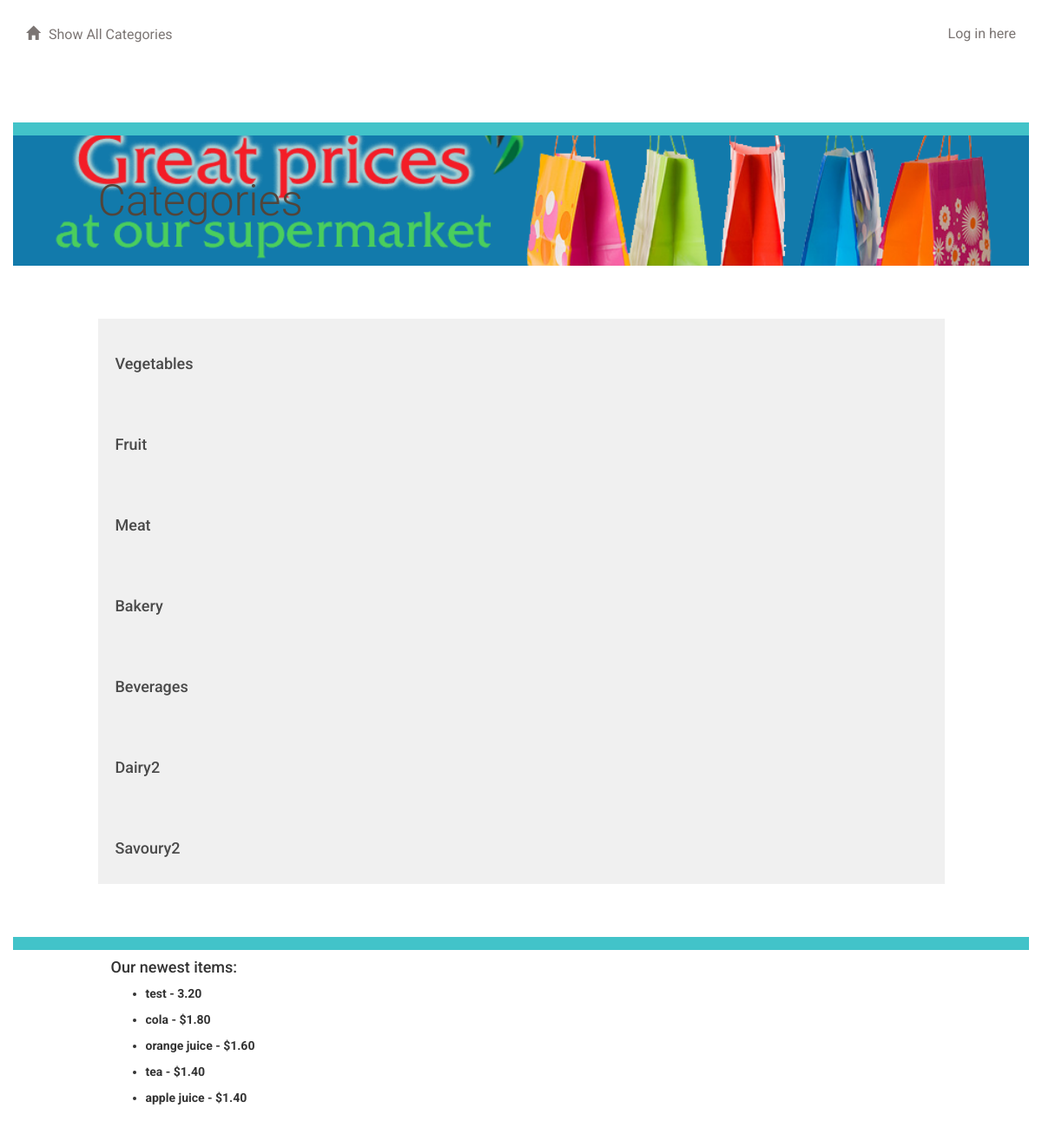
Page /category/ on the earlier database version.
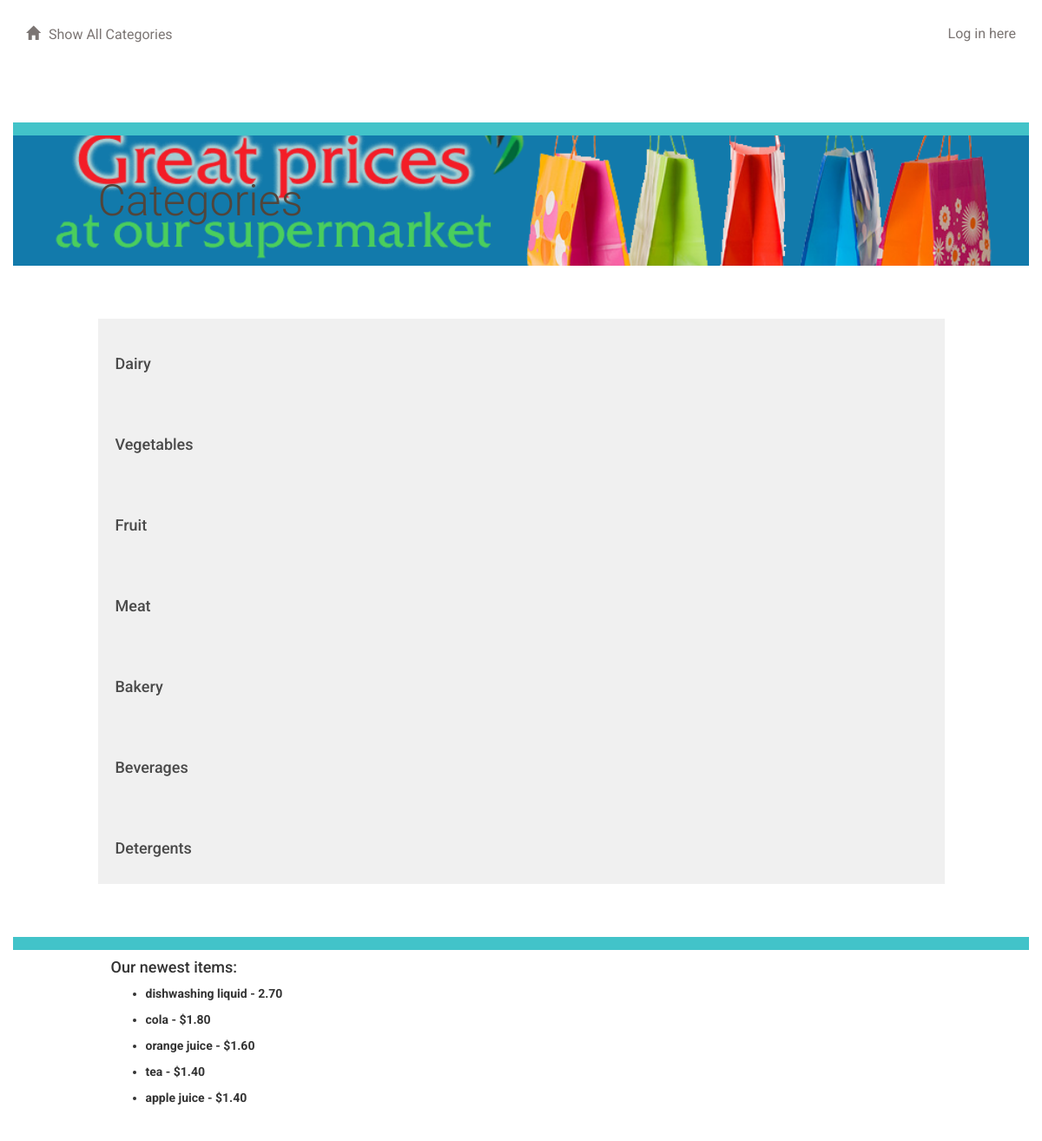
Same page on the later database version.
### catalog_database_setup.py (models this page shows, shortened)
class Category(Base):
    __tablename__ = 'category'
    id = Column(Integer, primary_key=True)
    name = Column(String(250), nullable=False)
    user_id = Column(Integer,ForeignKey('user.id'))
    user = relationship(User)

class GroceryItem(Base):
    __tablename__ = 'grocery_item'
    id = Column(Integer, primary_key = True)
    name =Column(String(80), nullable = False)
    description = Column(String(250))
    price = Column(String(8))
    item_image =  Column(String(250))
    category_id = Column(Integer,ForeignKey('category.id'))
    category = relationship(Category)
    user_id = Column(Integer,ForeignKey('user.id'))
    user = relationship(User)

### application.py (the view)
@app.route('/')
@app.route('/category/')
def showCategories():
  categories = session.query(Category).order_by(asc(Category.id))
  last_added = session.query(GroceryItem).order_by(desc(GroceryItem.id)).limit(5)
  if 'username' not in login_session:
    return render_template('publiccategories.html', categories = categories,
        login_session = login_session, last_added=last_added)
  else:
    return render_template('categories.html', categories = categories,
        login_session = login_session, last_added=last_added)

### templates/publiccategories.html (shortened to what this page needs)
{% extends "main.html" %}
{% block content %}
{% include "header.html" %}
	<div class="row top-menu">
		<div class="col-md-10"></div>
		<div class="col-md-2 text-right">
		</div>
	</div>
	<div class="row divider blue">
		<div class="col-md-12"></div>
	</div>
	<div class="row banner main">
		<div class="col-md-1"></div>
		<div class="col-md-11 padding-none">
			<h1>Categories</h1>
		</div>
	</div>
	<div class="row padding-top padding-bottom">
		<div class="col-md-1"></div>
		<div class="col-md-10 padding-none"></div>
		<div class="col-md-1"></div>
	</div>
	{% for category in categories %}
		<a href = "{{url_for('showGrocery', category_id = category.id)}}">
			<div class="row">
				<div class="col-md-1"></div>
					<div class="col-md-10 category-list">
						<h3>{{category.name}}</h3>
					</div>
				<div class="col-md-1"></div>
			</div>
		</a>
	{% endfor %}
<div class="row top-menu">
		<div class="col-md-10"></div>
		<div class="col-md-2 text-right">
		</div>
	</div>
	<div class="row divider blue">
		<div class="col-md-12"></div>
	</div>
	<div class="row banner">
		<div class="col-md-1"></div>
		<div class="col-md-11 padding-bottom">
			<h4>Our newest items:</h4>
			<ul>
			{% for i in last_added %}
			<p><li>{{i.name}} - {{i.price}}</li></p>
			{% endfor %}
			</ul>
		</div>
	</div>
{% endblock %}

### templates/main.html (shortened to what this page needs)
<!DOCTYPE html>
<html lang="en">
	<head>
		<link rel="stylesheet" href="//netdna.bootstrapcdn.com/bootstrap/3.1.1/css/bootstrap.min.css">
		<link rel=stylesheet type=text/css href="{{ url_for('static', filename='styles.css') }}">
	</head>
	<body>
		<div class="container">
			{% block content %}
			{% endblock %}
		</div>
	</body>
</html>

### templates/header.html
<div class="row top-menu">
	<div class="col-md-6">
		<a href="{{url_for('showCategories')}}">
			<span class="glyphicon glyphicon-home" aria-hidden="true"></span>Show All Categories
		</a>
	</div>
	<div class="col-md-6 text-right">
					<p>{% if not login_session['username'] %}
						<a href="{{url_for('showLogin')}}">Log in here</a>
						{% else %}
						<a href="{{url_for('gdisconnect')}}">Log out here</a>
						{% endif %}
					</p>
	</div>
</div>

### static/styles.css (style rules this page uses)
* { font-family: "Helvetica Neue Bold", Roboto, Helvetica, Arial, sans-serif; font-weight: 700; }
h1 { font-family: "Helvetica Neue Light", Roboto, Helvetica, Arial, sans-serif; font-size: 50px; color: #51453B; line-height: 60px; font-weight: 300; }
h3 { font-size: 18px; color: #4A4A4A; line-height: 23px; }
p { font-family: "Helvetica Neue", Roboto, Helvetica, Arial, sans-serif; font-size: 16px; color: #7B7573; line-height: 24px; font-weight: 400; }
a { font-size: 14px; color: #0093B9; line-height: 17px; }
.padding-top { padding-top: 30px; }
.padding-bottom { padding-bottom: 30px; }
.padding-none { padding: 0; }
.glyphicon { margin-right: 10px; }
.top-menu { padding-top: 30px; padding-bottom: 30px; }
.top-menu p { margin-bottom: 0; line-height: 16px; }
.top-menu a { margin-bottom: 0; line-height: 16px; font-size: 16px; color: #7B7573; font-weight: 400; }
.divider { height: 15px; }
.divider.blue { background-color: #42C3C9; }
.banner.main { height: 150px; background: url("/static/top-banner.png"); background-position: right; background-repeat: no-repeat; background-size: cover; }
.banner h1 { margin: 45px 0; }
.category-list { background-color: #F0F0F0; padding: 20px; u }

Differences in the rows shown:
removed Category: name "Savoury2"
added Category: name "Dairy"
changed Category: name "Dairy2" → "Detergents"
changed GroceryItem: name "test" → "dishwashing liquid"; price "3.20" → "2.70"
